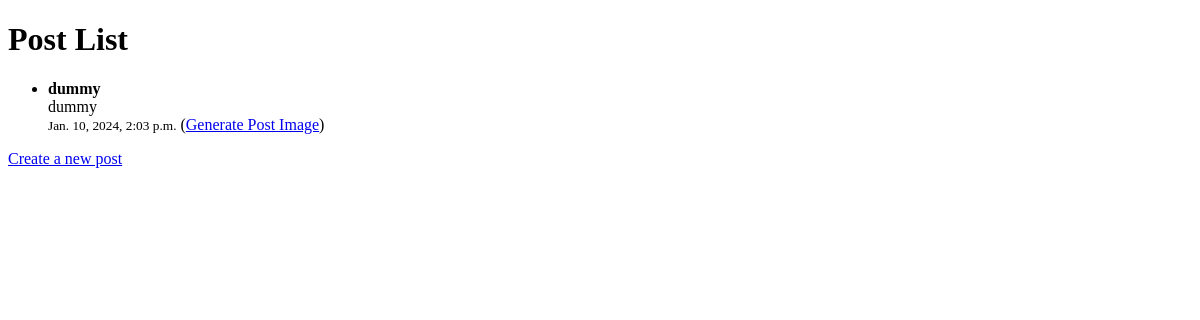
The app's page /, older data.
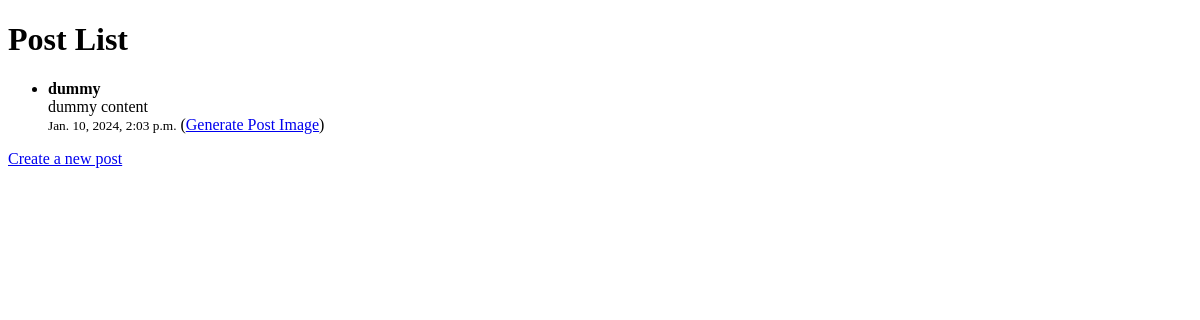
The same page, newer data.
### home/models.py (models this page shows, shortened)
class Post(models.Model):
    heading = models.CharField(max_length=35)
    paragraph = models.TextField(blank=False)
    pubdate = models.DateTimeField(auto_now_add=True)

### home/views.py (the view)
# urls.py: 2. Add a URL to urlpatterns:  path('', views.home, name='home')
def home(request):
    post = Post.objects.all()
    return render(request, 'index.html', {'post': post})

### templates/index.html (shortened to what this page needs)
<!DOCTYPE html>
<html>
<head>
</head>
<body>
    <h1>Post List</h1>
    <ul>
        {% for post in post %}
            <li>
                <strong>{{ post.heading }}</strong><br>
                {{ post.paragraph }}<br>
                <small>{{ post.pubdate }}</small>
                (<a href="{% url 'generate_post_image' post.id %}">Generate Post Image</a>)
            </li>
        {% endfor %}
    </ul>
    <a href="{% url 'create_post' %}">Create a new post</a>
</body>
</html>

Row changes from the older to the newer data that the page shows:
changed Post "dummy": paragraph "dummy" → "dummy content"
